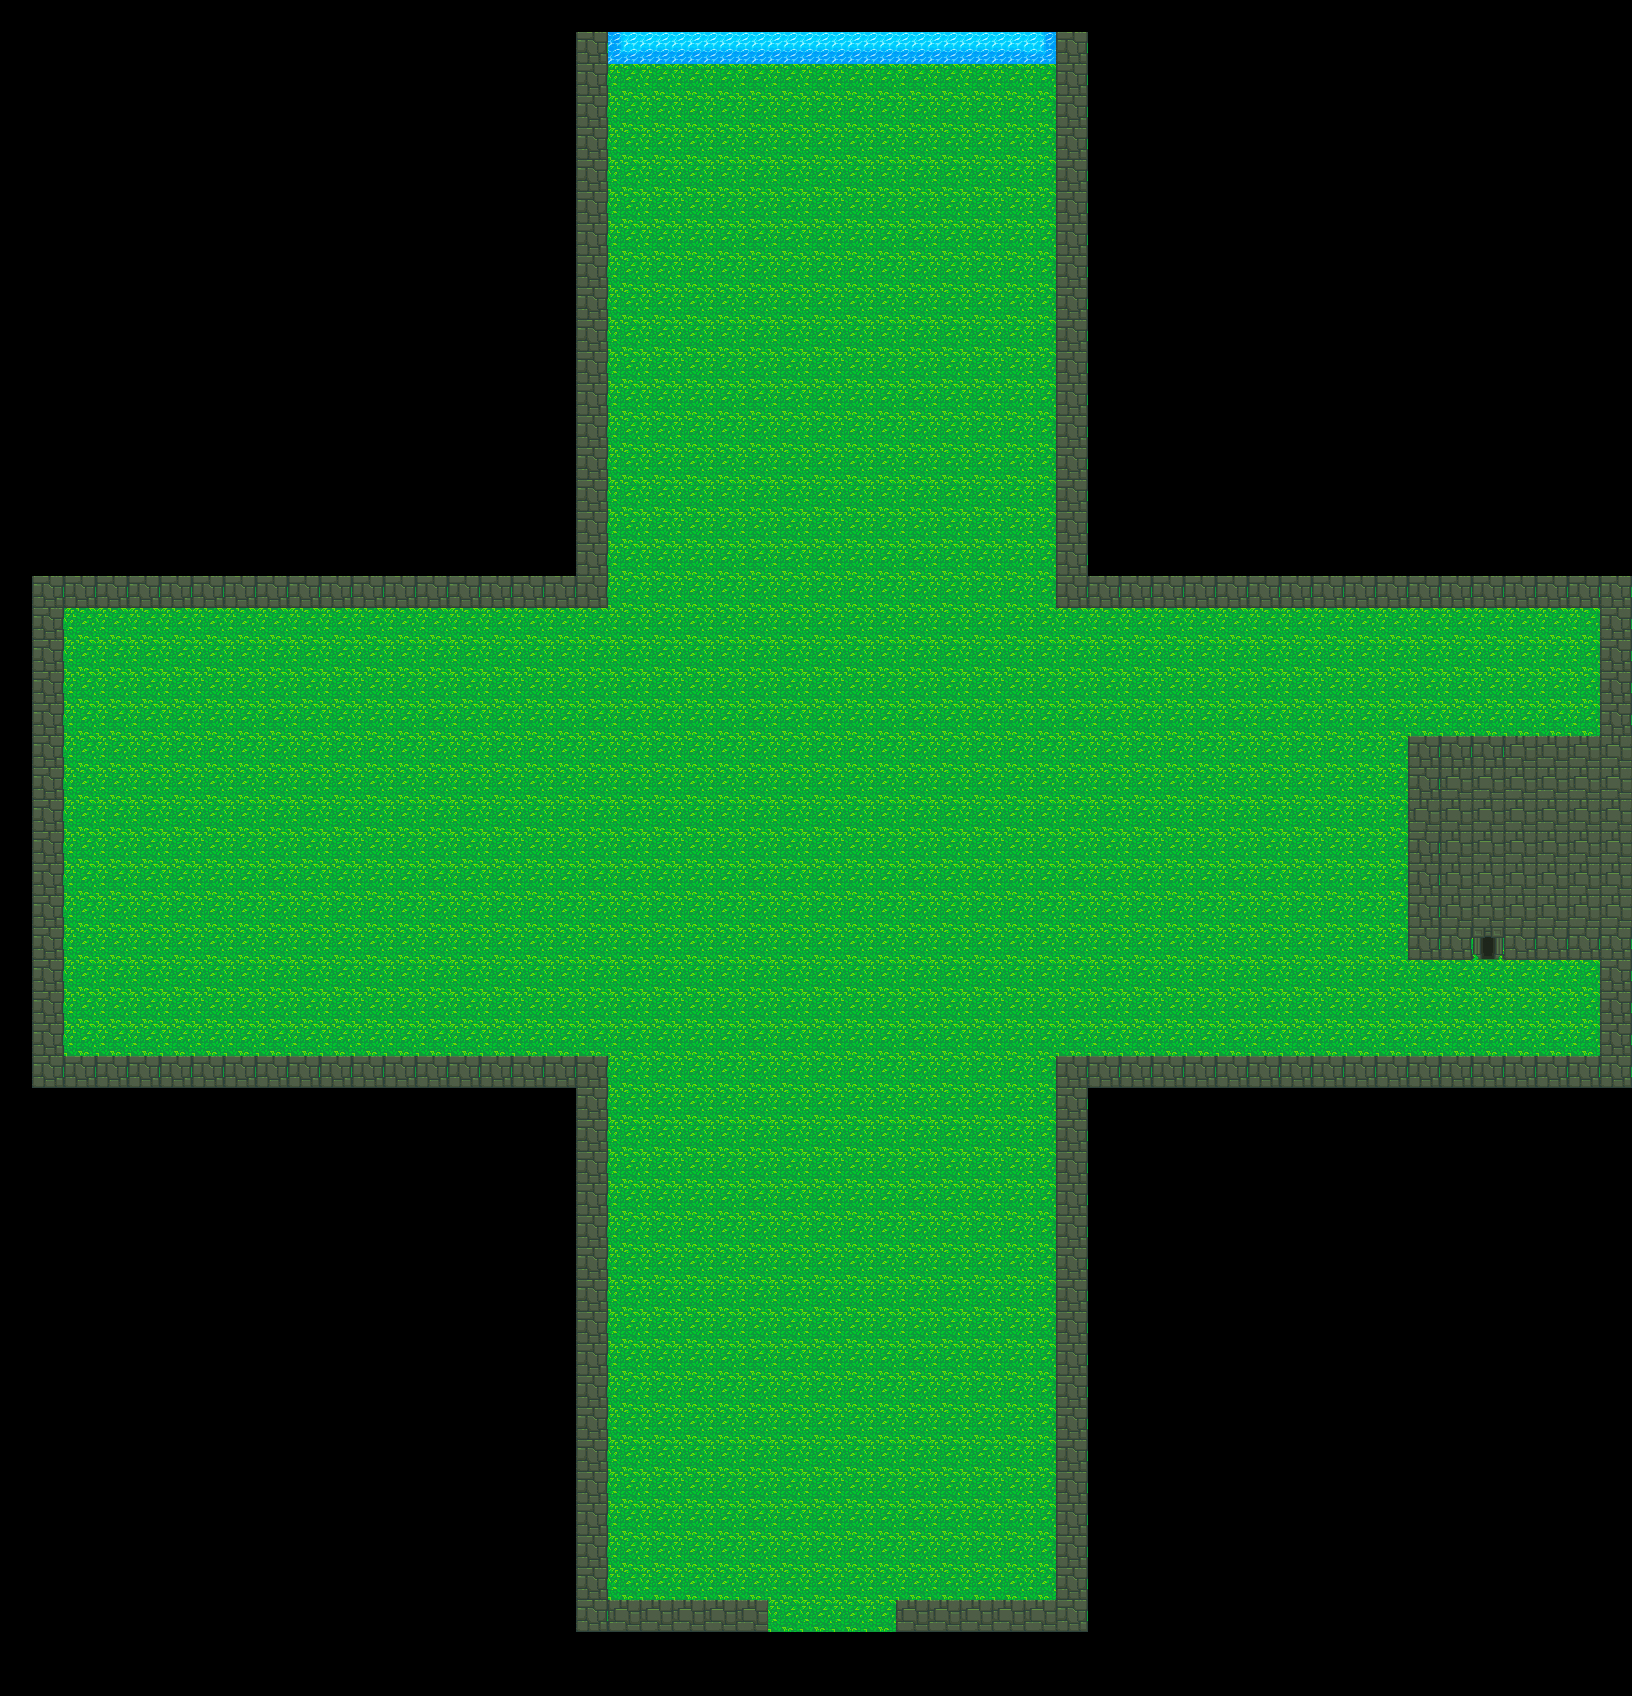

Tiled map render using the project's own tile images. Description and the map definition, with tile-layer contents summarised, below:
An orthogonal 51x53 tile map with 32x32 px tiles, 1 tile layer (Capa de Patrones 1) and 18 objects (teleport).

<map version="1.0" tiledversion="1.0.3" orientation="orthogonal" renderorder="right-down" width="51" height="53" tilewidth="32" tileheight="32" nextobjectid="25">
 <tileset firstgid="1" source="tileset1.tsx" />
 <layer name="Capa de Patrones 1" width="51" height="53">
  <data>[2703 cells, 1344 non-empty, 7 distinct tile ids]</data>
 </layer>
 <objectgroup name="teleport">
  <object id="1" type="teleport" x="772" y="1608" width="122" height="22">
   <properties>
    <property name="map" value="scenes/level_0_1" />
    <property name="spawnX" type="int" value="365" />
    <property name="spawnY" type="int" value="50" />
   </properties>
  </object>
 </objectgroup>
 <objectgroup name="static">
  <object id="3" x="902" y="1608" width="186" height="24" />
  <object id="5" x="582" y="1608" width="186" height="22" />
  <object id="7" x="598.667" y="1062.3" width="12.1212" height="539.394" />
  <object id="8" x="68.364" y="1056.24" width="539.394" height="12.1212" />
  <object id="9" x="62.303" y="616.848" width="6.06061" height="445.455" />
  <object id="10" x="62.303" y="604.727" width="545.455" height="9.09091" />
  <object id="11" x="592.606" y="35.03" width="15.1515" height="575.758" />
  <object id="12" x="1059.27" y="35.03" width="18.1818" height="569.697" />
  <object id="13" x="1086.55" y="592.606" width="515.152" height="12.1212" />
  <object id="14" x="1604.73" y="610.788" width="6.06061" height="124.242" />
  <object id="15" x="1413.82" y="735.03" width="184.848" height="15.1515" />
  <object id="16" x="1407.76" y="741.091" width="6.06061" height="215.152" />
  <object id="17" x="1416.85" y="956.24" width="57.5758" />
  <object id="18" x="1510.79" y="953.21" width="90.9091" height="3.0303" />
  <object id="19" x="1601.7" y="956.24" width="6.06061" height="106.061" />
  <object id="20" x="1059.27" y="1053.21" width="533.333" height="12.1212" />
  <object id="21" x="1059.27" y="1062.3" width="12.1212" height="542.424" />
 </objectgroup>
</map>
